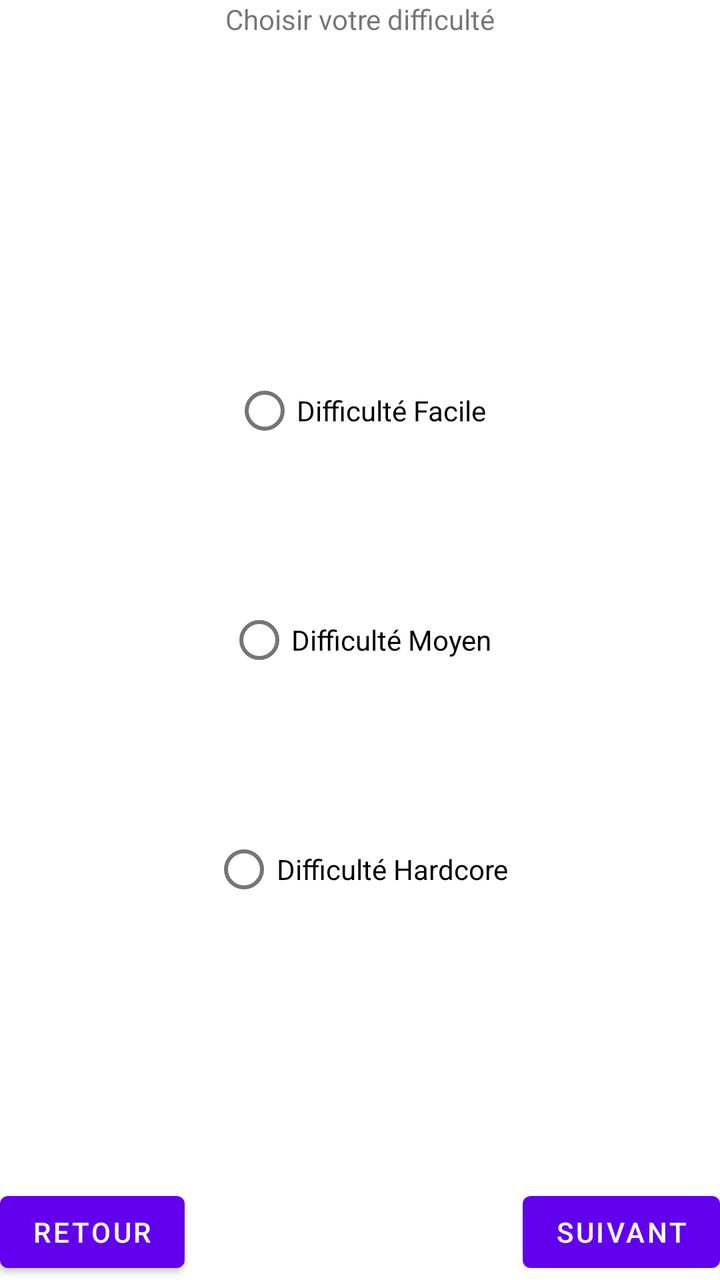
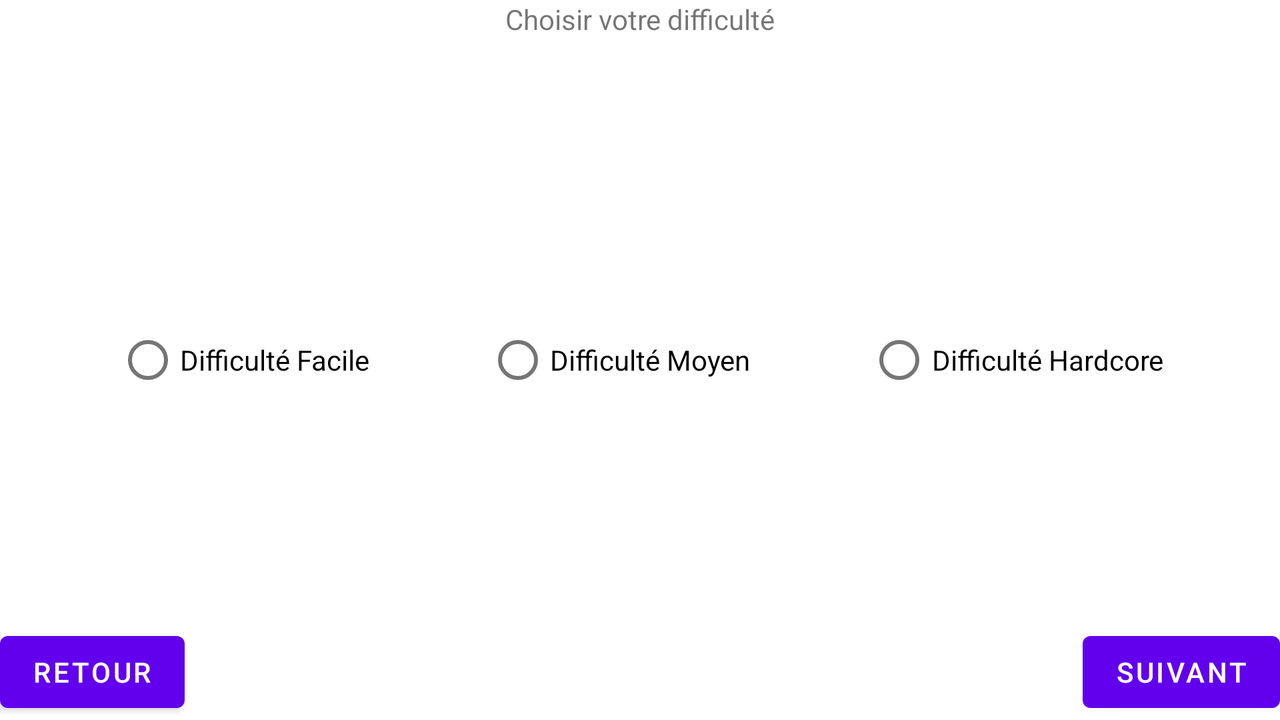

Two renders of one Android screen. The first uses the default layout on a phone; the second uses the alternative layout the repository ships for a different screen configuration, on a matching device. The two XML files are below.
<!-- AndroidManifest.xml: application theme Theme.GooseGame -->
<!-- res/layout/level_selector.xml -->
<?xml version="1.0" encoding="utf-8"?>
<androidx.constraintlayout.widget.ConstraintLayout xmlns:android="http://schemas.android.com/apk/res/android"
        xmlns:app="http://schemas.android.com/apk/res-auto"
        xmlns:tools="http://schemas.android.com/tools"
        android:layout_width="fill_parent"
        android:layout_height="fill_parent"
        android:background="@drawable/vector_difficulty_menu"
        tools:context=".activity.MainActivity"
        >

    <TextView
        android:layout_width="fill_parent"
        android:layout_height="wrap_content"
        android:textAlignment="center"
        android:text="@string/difficulty_choice"
        android:layout_marginTop="5dp"
        android:gravity="center_horizontal"
        tools:ignore="MissingConstraints" />

    <RadioGroup
        android:layout_width="match_parent"
        android:layout_height="match_parent"
        android:orientation="vertical" >

        <View
            android:layout_width="0dip"
            android:layout_height="wrap_content"
            android:layout_weight="0.8" />

        <RadioButton
            android:id="@+id/difficulty_button_1"
            android:layout_width="wrap_content"
            android:layout_height="wrap_content"
            android:layout_gravity="center"
            android:gravity="center"
            android:text="@string/difficulty_1"
            />

        <View
            android:layout_width="0dip"
            android:layout_height="wrap_content"
            android:layout_weight="1" />

        <RadioButton
            android:id="@+id/difficulty_button_2"
            android:layout_width="wrap_content"
            android:layout_height="wrap_content"
            android:layout_gravity="center"
            android:gravity="center"
            android:text="@string/difficulty_2" />

        <View
            android:layout_width="0dip"
            android:layout_height="wrap_content"
            android:layout_weight="1" />

        <RadioButton
            android:id="@+id/difficulty_button_3"
            android:layout_width="wrap_content"
            android:layout_height="wrap_content"
            android:layout_gravity="center"
            android:gravity="center"
            android:text="@string/difficulty_3" />

        <View
            android:layout_width="0dip"
            android:layout_height="wrap_content"
            android:layout_weight="0.8" />
    </RadioGroup>

    <Button
        android:id="@+id/buttonRetour"
        android:layout_width="wrap_content"
        android:layout_height="wrap_content"
        android:text="@string/retour"
        app:layout_constraintBottom_toBottomOf="parent"
        app:layout_constraintLeft_toLeftOf="parent"/>

    <Button
        android:id="@+id/buttonNext"
        android:layout_width="wrap_content"
        android:layout_height="wrap_content"
        android:text="@string/next"
        app:layout_constraintBottom_toBottomOf="parent"
        app:layout_constraintEnd_toEndOf="parent"/>


</androidx.constraintlayout.widget.ConstraintLayout>
<!-- resources referenced by this layout -->
<resources>
  <string name="difficulty_1">Difficulté Facile</string>
  <string name="difficulty_2">Difficulté Moyen</string>
  <string name="difficulty_3">Difficulté Hardcore</string>
  <string name="difficulty_choice">Choisir votre difficulté</string>
  <string name="next">Suivant</string>
  <string name="retour">Retour</string>
  <style name="Theme.GooseGame" parent="Theme.MaterialComponents.DayNight.DarkActionBar">
          
          <item name="colorPrimary">@color/purple_500</item>
          <item name="colorPrimaryVariant">@color/purple_700</item>
          <item name="colorOnPrimary">@color/white</item>
          
          <item name="colorSecondary">@color/teal_200</item>
          <item name="colorSecondaryVariant">@color/teal_700</item>
          <item name="colorOnSecondary">@color/black</item>
          
          <item name="android:statusBarColor" tools:targetApi="l">?attr/colorPrimaryVariant</item>
          
      </style>
</resources>
<!-- res/layout-land/level_selector.xml (the repository's variant of the layout above) -->
<!-- drawn on the phone turned sideways -->
<?xml version="1.0" encoding="utf-8"?>
<androidx.constraintlayout.widget.ConstraintLayout xmlns:android="http://schemas.android.com/apk/res/android"
    xmlns:app="http://schemas.android.com/apk/res-auto"
    xmlns:tools="http://schemas.android.com/tools"
    android:layout_width="fill_parent"
    android:layout_height="fill_parent"
    android:background="@drawable/vector_difficulty_menu"
    tools:context=".activity.MainActivity">

    <TextView
        android:layout_width="fill_parent"
        android:layout_height="wrap_content"
        android:textAlignment="center"
        android:text="@string/difficulty_choice"
        android:layout_marginTop="5dp"
        android:gravity="center_horizontal"
        tools:ignore="MissingConstraints" />

    <RadioGroup
        android:layout_width="match_parent"
        android:layout_height="wrap_content"
        android:orientation="horizontal"
        tools:ignore="MissingConstraints">

        <View
            android:layout_width="0dip"
            android:layout_height="wrap_content"
            android:layout_weight="1" />

        <RadioButton
            android:id="@+id/difficulty_button_1"
            android:layout_width="wrap_content"
            android:layout_height="wrap_content"
            android:layout_gravity="center"
            android:gravity="center"
            android:text="@string/difficulty_1"
            />

        <View
            android:layout_width="0dip"
            android:layout_height="wrap_content"
            android:layout_weight="1" />

        <RadioButton
            android:id="@+id/difficulty_button_2"
            android:layout_width="wrap_content"
            android:layout_height="wrap_content"
            android:layout_gravity="center"
            android:gravity="center"
            android:text="@string/difficulty_2" />

        <View
            android:layout_width="0dip"
            android:layout_height="wrap_content"
            android:layout_weight="1" />

        <RadioButton
            android:id="@+id/difficulty_button_3"
            android:layout_width="wrap_content"
            android:layout_height="wrap_content"
            android:layout_gravity="center"
            android:gravity="center"
            android:text="@string/difficulty_3" />

        <View
            android:layout_width="0dip"
            android:layout_height="wrap_content"
            android:layout_weight="1" />
    </RadioGroup>

    <Button
        android:id="@+id/buttonRetour"
        android:layout_width="wrap_content"
        android:layout_height="wrap_content"
        android:text="@string/retour"
        app:layout_constraintBottom_toBottomOf="parent"
        app:layout_constraintLeft_toLeftOf="parent"/>

    <Button
        android:id="@+id/buttonNext"
        android:layout_width="wrap_content"
        android:layout_height="wrap_content"
        android:text="@string/next"
        app:layout_constraintBottom_toBottomOf="parent"
        app:layout_constraintEnd_toEndOf="parent"/>


</androidx.constraintlayout.widget.ConstraintLayout>
